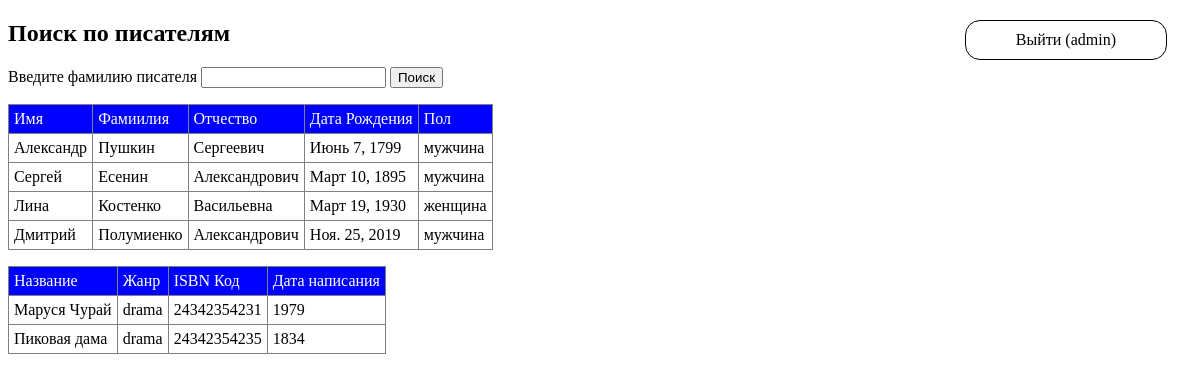
The app's page / (signed in) with its own data.
### db/models.py (models this page shows, shortened)
class Author(models.Model):
    CHOISE_GENDER = (
        ('мужчина', "Мужчина"),
        ('женщина', "Женщина"),
    )
    name = models.CharField(max_length=20, verbose_name='Имя')
    surname = models.CharField(max_length=40, verbose_name='Фамилия')
    patronymic = models.CharField(max_length=20, verbose_name='Отчество')
    date_birth = models.DateField(auto_now=False, verbose_name='Дата Рождения')
    gender = models.CharField(max_length=7, choices=CHOISE_GENDER,verbose_name='Пол')
    class Meta:
        verbose_name = "Автор"
        verbose_name_plural = "Авторы"
        ordering = ('name', )

class Books(models.Model):
    CHOISE_GENRE = (
        ('comedy', "Comedy"),
        ('tragedy', "Tragedy"),
        ('drama', "Drama"),
        ('adventure', "Adventure"),
        ('history', "History"),
        ("children's", "Children's"),
        ('crime', "Crime"),
        ('fantasy', "Fantasy"),
        ('mystery', "Mystery"),
        ('horror', "Horror"),
        ('thriller', "Thriller"),
        ('other', "Other")
    )
    author = models.ManyToManyField(Author, verbose_name='Автор')
    title = models.CharField(max_length=40,verbose_name='Название')
    genre = models.CharField(max_length=20, choices=CHOISE_GENRE, default='',verbose_name='Жанр')
    isbn_code = models.CharField(max_length=20, default='',verbose_name='Код ISBN')
    create_date = models.CharField(max_length=4,default='',verbose_name='Дата написания')
    class Meta:
        verbose_name = "Книга"
        verbose_name_plural = "Книги"
        ordering = ('title', )

### register/views.py (the view, shortened to what this page needs)
# urls.py: url(r'^$', views.MainView.as_view()),
class MainView(TemplateView):
    template_name = 'main.html'
    def get(self , request):
        if request.user.is_authenticated:
            author  = Author.objects.order_by('id')
            books = Books.objects.all()
            ctx = {}
            ctx['author'] = author
            ctx['books'] = books
            return render(request , self.template_name , ctx)
        else:
            return render(request , self.template_name , {})

### register/templates/main.html (shortened to what this page needs)
{% load static %}
<!DOCTYPE html>
<html lang="en">
<head>
  <link rel="stylesheet" href='{% static "css/style.css" %}'/>
</head>
{% if user.is_authenticated  %}
<a href="logout">Выйти ({{user.username}})</a>
{% block content %}
<h2>Поиск по писателям</h2>
<form action="" method="post">
    <label for="">Введите фамилию писателя</label>
    <input name="search_a" type="text">
    <button type="submit">Поиск</button>
</form>
<table border = '1' cellpadding="5px">
     <tr style="background : blue; color: white;">
        <td>Имя</td>
        <td>Фамиилия</td>
        <td>Отчество</td>
        <td>Дата Рождения</td>
        <td>Пол</td>
    </tr>
    {% for elem in author %}
    <tr>
        <td>{{elem.name}}</td>
        <td>{{elem.surname}}</td>
        <td>{{elem.patronymic}}</td>
        <td>{{elem.date_birth}}</td>
        <td>{{elem.gender}}</td>
    </tr>
      {% endfor %}
</table>
<table border = '1' cellpadding="5px">
    <tr style="background : blue; color: white;">
        <td>Название</td>
        <td>Жанр</td>
        <td>ISBN Код</td>
        <td>Дата написания</td>
    </tr>
    {% for elem in books %}
    <tr>
        <td>{{elem.title}}</td>
        <td>{{elem.genre}}</td>
        <td>{{elem.isbn_code}}</td>
        <td>{{elem.create_date}}</td>
    </tr>
      {% endfor %}
</table>
{% endblock %}
{% else %}
<div class="section">
<a href="register">Регистрация на сайте</a>
<a href="login">Авторизация</a>
</div>
{% endif %}
</body>
</html>

### static/css/style.css (style rules this page uses)
a { display: block; float: right; margin-right: 25px; padding: 10px 50px; color: black; border-radius : 15px; border: 1px solid black; text-decoration: none; transition: color 0.5s , background 0.5s; }
table { border-collapse: collapse; border-spacing: 0; }

### records on screen
Author: name "Александр", surname "Пушкин", patronymic "Сергеевич", date_birth "Июнь 7, 1799", gender "мужчина"
Author: name "Сергей", surname "Есенин", patronymic "Александрович", date_birth "Март 10, 1895", gender "мужчина"
Author: name "Лина", surname "Костенко", patronymic "Васильевна", date_birth "Март 19, 1930", gender "женщина"
Author: name "Дмитрий", surname "Полумиенко", patronymic "Александрович", date_birth "Ноя. 25, 2019", gender "мужчина"
Books: title "Маруся Чурай", genre "drama", isbn_code "24342354231", create_date "1979"
Books: title "Пиковая дама", genre "drama", isbn_code "24342354235", create_date "1834"

### other values on screen
{{ user.username }} "admin"
